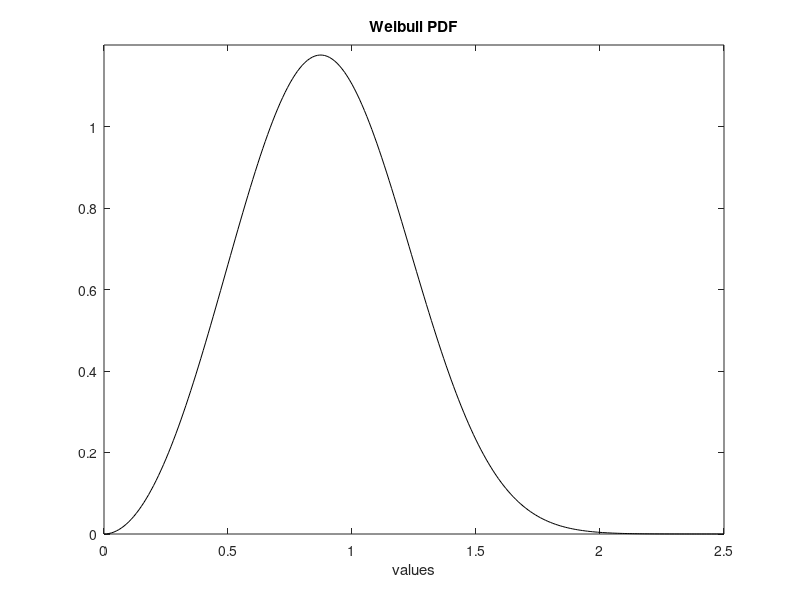

MATLAB code for this plot:
% Weibull PDF
v=0:0.01:2.5; %values set
alpha=1; m=3; %random variable parameters
ypdf=wblpdf(v,alpha,m); %Weibull PDF
plot(v,ypdf,'k'); hold on; %plots figure
axis([0 2.5 0 1.2]);
xlabel('values'); 
title('Weibull PDF');
